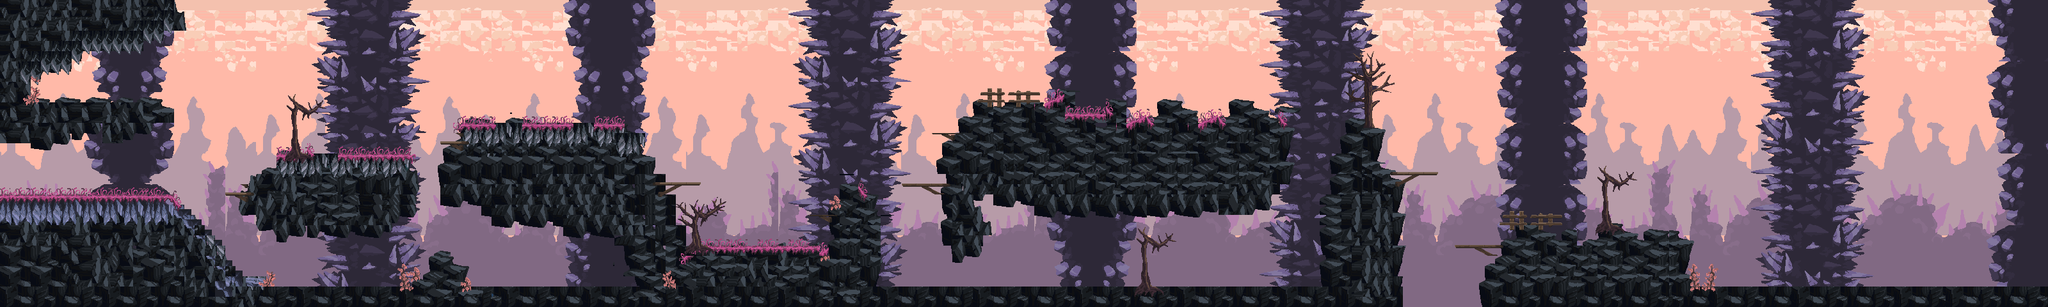

This game map was drawn from its Tiled (.tmx) file and the tilesets committed beside it. A one-line description and the trimmed map source follow:
An orthogonal 200x30 tile map with 16x16 px tiles, 13 tile layers (BACKGROUND1, BACKGROUND2, BACKGROUND3, TREE, ...), 8 tilesets and 163 objects.

<map version="1.4" tiledversion="1.4.3" orientation="orthogonal" renderorder="right-down" width="200" height="30" tilewidth="16" tileheight="16" infinite="0" nextlayerid="15" nextobjectid="209">
 <tileset firstgid="1" source="background01.tsx" />
 <tileset firstgid="113" source="background_obj03.tsx" />
 <tileset firstgid="248" source="background02.tsx" />
 <tileset firstgid="668" source="background03.tsx" />
 <tileset firstgid="1088" source="background_obj02.tsx" />
 <tileset firstgid="1268" source="rocks.tsx" />
 <tileset firstgid="4868" source="main_lev_build_2.tsx" />
 <tileset firstgid="8468" source="main_lev_build_1.tsx" />
 <layer id="1" name="BACKGROUND1" width="200" height="30">
  <data>[6000 cells, 5546 non-empty, 112 distinct tile ids]</data>
 </layer>
 <layer id="3" name="BACKGROUND2" width="200" height="30">
  <data>[6000 cells, 3000 non-empty, 375 distinct tile ids]</data>
 </layer>
 <layer id="4" name="BACKGROUND3" width="200" height="30">
  <data>[6000 cells, 3000 non-empty, 420 distinct tile ids]</data>
 </layer>
 <layer id="2" name="TREE" width="200" height="30">
  <data>[6000 cells, 2697 non-empty, 298 distinct tile ids]</data>
 </layer>
 <layer id="6" name="BASE" width="200" height="30">
  <data>[6000 cells, 575 non-empty, 82 distinct tile ids]</data>
 </layer>
 <layer id="7" name="DOWNSTONE" width="200" height="30">
  <data>[6000 cells, 79 non-empty, 20 distinct tile ids]</data>
 </layer>
 <layer id="8" name="STONES2" width="200" height="30">
  <data>[6000 cells, 959 non-empty, 315 distinct tile ids]</data>
 </layer>
 <layer id="11" name="DOWNSTONE" width="200" height="30">
  <data>[6000 cells, 26 non-empty, 6 distinct tile ids]</data>
 </layer>
 <layer id="5" name="STONES" width="200" height="30">
  <data>[6000 cells, 773 non-empty, 302 distinct tile ids]</data>
 </layer>
 <layer id="13" name="ice" width="200" height="30">
  <data>[6000 cells, 149 non-empty, 12 distinct tile ids]</data>
 </layer>
 <layer id="10" name="FLOW" width="200" height="30">
  <data>[6000 cells, 232 non-empty, 75 distinct tile ids]</data>
 </layer>
 <layer id="12" name="trees" width="200" height="30">
  <data>[6000 cells, 369 non-empty, 213 distinct tile ids]</data>
 </layer>
 <layer id="14" name="stare" width="200" height="30">
  <data>[6000 cells, 133 non-empty, 65 distinct tile ids]</data>
 </layer>
 <objectgroup id="9" name="GROUND">
  <object id="4" x="0" y="304" width="256" height="16" />
  <object id="5" x="256" y="304" width="16" height="16" />
  <object id="7" x="271" y="320" width="16" height="16" />
  <object id="8" x="342.667" y="301.333" width="48" height="16" />
  <object id="26" x="283" y="328" width="16" height="16" />
  <object id="29" x="288.333" y="336.667" width="16" height="16" />
  <object id="31" x="299" y="343.333" width="16" height="16" />
  <object id="32" x="304" y="351.667" width="16" height="16" />
  <object id="33" x="314.333" y="359.333" width="16" height="16" />
  <object id="34" x="319.333" y="368.667" width="16" height="16" />
  <object id="35" x="330.333" y="375.333" width="16" height="16" />
  <object id="36" x="336.667" y="384.667" width="16" height="16" />
  <object id="37" x="340.667" y="400.667" width="16" height="16" />
  <object id="38" x="347.667" y="408" width="16" height="16" />
  <object id="39" x="351.333" y="416.667" width="16" height="16" />
  <object id="40" x="362.667" y="423.333" width="16" height="16" />
  <object id="41" x="376.667" y="433" width="16" height="16" />
  <object id="42" x="389" y="432.667" width="16" height="16" />
  <object id="43" x="401.667" y="433" width="16" height="16" />
  <object id="48" x="654.333" y="450" />
  <object id="49" x="666.333" y="442.333" />
  <object id="52" x="681.667" y="403" />
  <object id="53" x="694.333" y="402.667" />
  <object id="54" x="712.333" y="423.333" />
  <object id="55" x="721.333" y="426.333" />
  <object id="57" x="735.667" y="447.667" width="259" height="17.6667" />
  <object id="58" x="432" y="239.667" width="207.667" height="20.3333" />
  <object id="59" x="401.333" y="283.333" />
  <object id="60" x="422" y="272.667" />
  <object id="61" x="383.667" y="297.667" />
  <object id="62" x="417.667" y="448" width="227" height="13.6667" />
  <object id="63" x="687.667" y="223" width="32.6667" height="14" />
  <object id="64" x="718.667" y="194.333" width="256.667" height="17" />
  <object id="65" x="975.667" y="208.333" width="32.6667" height="13.3333" />
  <object id="66" x="1014.33" y="255.667" />
  <object id="67" x="1029" y="282" />
  <object id="68" x="1024" y="287" width="71.3333" height="15.6667" />
  <object id="69" x="1061.33" y="362.333" />
  <object id="70" x="1072" y="385" width="225.333" height="22.3333" />
  <object id="71" x="1265.67" y="337" width="41.6667" height="15.6667" />
  <object id="72" x="1305.33" y="335.333" />
  <object id="73" x="1312" y="286.667" width="36" height="18.3333" />
  <object id="74" x="1359.67" y="315.333" />
  <object id="75" x="1370.33" y="448" width="262.333" height="20" />
  <object id="76" x="1632.33" y="447.333" width="433.333" height="20.3333" />
  <object id="78" x="1408.67" y="287.333" width="76.6667" height="20" />
  <object id="79" x="1456.33" y="208.333" width="43.3333" height="15.3333" />
  <object id="80" x="1521.33" y="156.333" width="30.3333" height="19" />
  <object id="81" x="1561.33" y="177.333" />
  <object id="82" x="1570" y="159.667" width="60" height="18.3333" />
  <object id="84" x="1636.33" y="178" />
  <object id="86" x="1659.33" y="151.333" />
  <object id="87" x="1670" y="154.667" />
  <object id="88" x="1679.67" y="172.667" width="50.3333" height="17.3333" />
  <object id="89" x="1736.67" y="168.333" />
  <object id="90" x="1750.67" y="169.667" />
  <object id="91" x="1769.67" y="193.667" />
  <object id="94" x="1785.67" y="192.667" />
  <object id="95" x="1800.33" y="192.333" />
  <object id="96" x="1819.67" y="167" />
  <object id="97" x="1836.67" y="167.667" />
  <object id="98" x="1850.67" y="180.667" />
  <object id="99" x="1861" y="181.333" />
  <object id="100" x="1880" y="201.333" />
  <object id="101" x="1889" y="183.333" width="34" height="21" />
  <object id="102" x="1921" y="157" width="37.3333" height="25" />
  <object id="103" x="1958" y="180.667" />
  <object id="104" x="1972.67" y="183.667" />
  <object id="105" x="1987" y="195" />
  <object id="106" x="2006.33" y="210" />
  <object id="107" x="2091.67" y="250" />
  <object id="108" x="2105.33" y="220.667" />
  <object id="109" x="2114.33" y="193.667" />
  <object id="110" x="2124.67" y="195.333" />
  <object id="111" x="2136" y="209" />
  <object id="112" x="2150.33" y="211.667" />
  <object id="113" x="2156.67" y="262.667" width="15.6667" height="21" />
  <object id="114" x="2171.33" y="269" width="74.3333" height="17.3333" />
  <object id="115" x="2273.67" y="385" width="73.3333" height="17.3333" />
  <object id="116" x="2369.33" y="351" width="36.3333" height="18" />
  <object id="117" x="2360.67" y="380.333" />
  <object id="118" x="2407.33" y="365.667" width="22.6667" height="16" />
  <object id="119" x="2438.33" y="387.333" />
  <object id="120" x="2453.33" y="370" />
  <object id="121" x="2472" y="394.333" />
  <object id="122" x="2476.67" y="376.667" width="33.6667" height="14.6667" />
  <object id="124" x="2496.33" y="352.333" width="38" height="21.3333" />
  <object id="125" x="2546" y="373.667" />
  <object id="126" x="2566.67" y="385.667" />
  <object id="127" x="2570.67" y="359.667" width="50.3333" height="21.6667" />
  <object id="128" x="2632.33" y="384.667" />
  <object id="129" x="2642.5" y="448.5" width="557.5" height="31.5" />
  <object id="132" x="2620.5" y="375" width="22" height="77.5" />
  <object id="133" x="2453.5" y="385.5" />
  </objectgroup>
</map>
<!-- 69 of 163 objects omitted -->
